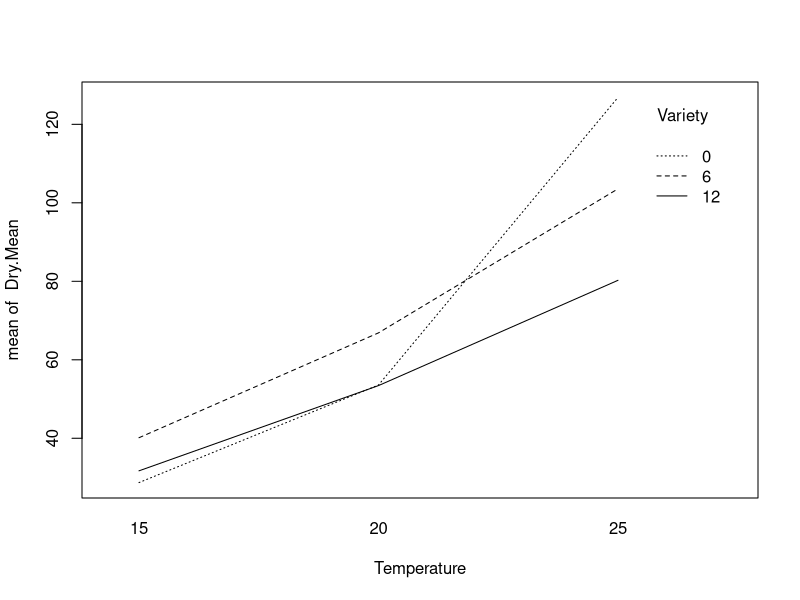
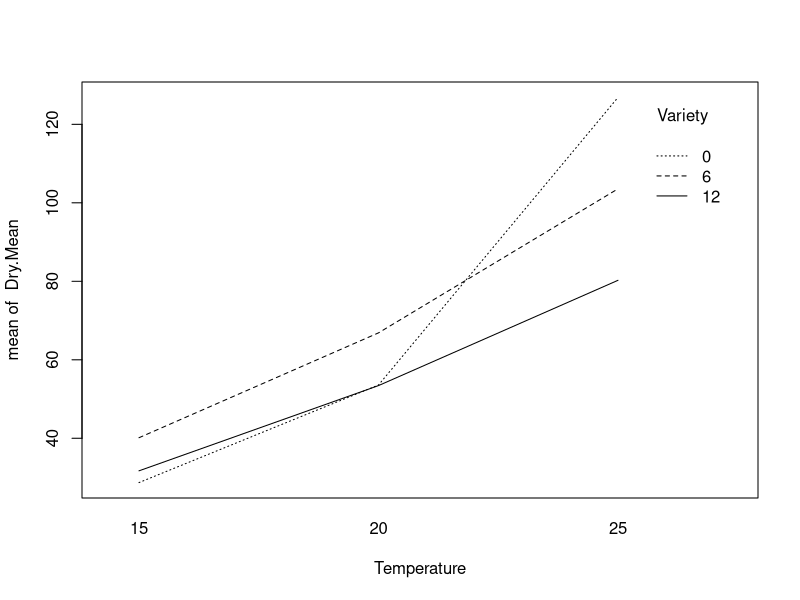

The R script that drew these images, in order:
## ---- chunk 1
plant_data<-read.csv("plant_data.csv",header=TRUE)
attach(plant_data)
names(plant_data)
Variety<-factor(Variety)
Temperature<-factor(Temperature)
interaction.plot(Temperature, Variety, Dry.Mean)
## ---- chunk 2
1-pf(27.79,4,75)
1-pf(68.49, 2,75)
1-pf(1.40,8,75)
## ---- chunk 3
qtukey(.95,4,24)
qt(0.0041667,24)
## ---- chunk 4
1-pf(35.95,4,63)
## ---- chunk 5
plant_data<-read.csv("plant_data.csv",header=TRUE)
attach(plant_data)
names(plant_data)
Variety<-factor(Variety)
Temperature<-factor(Temperature)
interaction.plot(Temperature, Variety, Dry.Mean)
## ---- chunk 6
1-pf(11.13, 2, 36)
1-pf(0.875,2,36)
1-pf(3.95,4,36)
